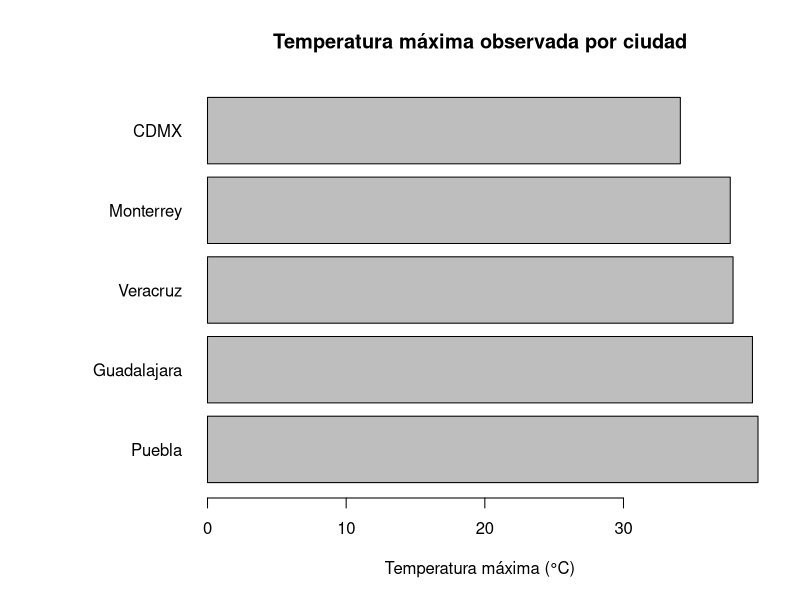

The R source for this figure:
# ------------------------------------------------------------
# Script 2: Análisis de clima diario (sin paquetes)
# Archivo: /mnt/data/clima_diario.csv
# Columnas esperadas: ciudad, fecha, tem_max, tem_min
# ------------------------------------------------------------

# 1) Carga de datos
clima <- read.csv("clima_diario.csv", stringsAsFactors = FALSE)

# --- Ajusta nombres para que coincidan con el script:
names(clima)[names(clima) == "temp_max"] <- "tem_max"
names(clima)[names(clima) == "temp_min"] <- "tem_min"

# Si 'fecha' viene como texto y quieres Date:
clima$fecha <- as.Date(clima$fecha)  # adapta el formato si es necesario: as.Date(clima$fecha, "%Y-%m-%d")

# Asegura numéricos en temperaturas (por si el CSV trae texto):
clima$tem_max <- as.numeric(clima$tem_max)
clima$tem_min <- as.numeric(clima$tem_min)

# 2) Nueva columna: amplitud térmica (tem_max - tem_min)
clima$amplitud_termica <- clima$tem_max - clima$tem_min
cat("Primeras filas con amplitud térmica:\n")
print(head(clima, 10))

# 3) Temperatura promedio de cada ciudad (media de (tem_max+tem_min)/2)
clima$temp_media <- (clima$tem_max + clima$tem_min) / 2
promedio_por_ciudad <- aggregate(temp_media ~ ciudad, data = clima,
                                 FUN = function(x) mean(x, na.rm = TRUE))
# También puedes incluir promedios de max y min:
tem_max_prom <- aggregate(tem_max ~ ciudad, data = clima, FUN = function(x) mean(x, na.rm = TRUE))
tem_min_prom <- aggregate(tem_min ~ ciudad, data = clima, FUN = function(x) mean(x, na.rm = TRUE))

# Unir columnas por ciudad (base R):
promedio_por_ciudad <- merge(promedio_por_ciudad, tem_max_prom, by = "ciudad", all.x = TRUE)
promedio_por_ciudad <- merge(promedio_por_ciudad, tem_min_prom, by = "ciudad", all.x = TRUE)

# Renombrar columnas para claridad
names(promedio_por_ciudad) <- c("ciudad", "temp_media_prom", "tem_max_prom", "tem_min_prom")

# Ordenar por temperatura media descendente
promedio_por_ciudad <- promedio_por_ciudad[order(-promedio_por_ciudad$temp_media_prom), ]

cat("\nTemperatura promedio por ciudad:\n")
print(promedio_por_ciudad)

# 4) Días con temperatura máxima > 35 °C
dias_calor_extremo <- clima[!is.na(clima$tem_max) & clima$tem_max > 35, ]
dias_calor_extremo <- dias_calor_extremo[order(dias_calor_extremo$ciudad, dias_calor_extremo$fecha), ]
cat("\nDías con temperatura máxima > 35 °C:\n")
print(dias_calor_extremo)

# 5) Gráfico de barras: temperatura máxima (máximo absoluto observado) por ciudad
maxima_por_ciudad <- aggregate(tem_max ~ ciudad, data = clima,
                               FUN = function(x) max(x, na.rm = TRUE))
# Ordenar para gráfico más legible
maxima_por_ciudad <- maxima_por_ciudad[order(maxima_por_ciudad$tem_max, decreasing = TRUE), ]

# Barplot horizontal
op <- par(mar = c(5, 10, 4, 2) + 0.1)  # margen amplio para etiquetas
barplot(height = maxima_por_ciudad$tem_max,
        names.arg = maxima_por_ciudad$ciudad,
        horiz = TRUE,
        las = 1,
        main = "Temperatura máxima observada por ciudad",
        xlab = "Temperatura máxima (°C)")
par(op)

# --- Si prefieres barras del promedio de las máximas por ciudad (en vez del máximo absoluto):
# maxima_prom <- aggregate(tem_max ~ ciudad, data = clima, FUN = function(x) mean(x, na.rm = TRUE))
# maxima_prom <- maxima_prom[order(maxima_prom$tem_max, decreasing = TRUE), ]
# op <- par(mar = c(5, 10, 4, 2) + 0.1)
# barplot(height = maxima_prom$tem_max,
#         names.arg = maxima_prom$ciudad,
#         horiz = TRUE,
#         las = 1,
#         main = "Temperatura máxima promedio por ciudad",
#         xlab = "Temperatura (°C)")
# par(op)
